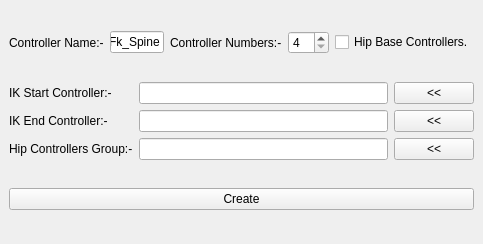
<?xml version="1.0" encoding="UTF-8"?>
<ui version="4.0">
 <class>FkInIkSpineWindow</class>
 <widget class="QMainWindow" name="FkInIkSpineWindow">
  <property name="geometry">
   <rect>
    <x>0</x>
    <y>0</y>
    <width>483</width>
    <height>244</height>
   </rect>
  </property>
  <property name="windowTitle">
   <string>fk in ik spine</string>
  </property>
  <widget class="QWidget" name="centralwidget">
   <layout class="QGridLayout" name="gridLayout_3">
    <item row="0" column="0">
     <layout class="QGridLayout" name="gridLayout_2">
      <item row="0" column="4">
       <widget class="QCheckBox" name="fkInIkSp_hipBase_cBox">
        <property name="text">
         <string>Hip Base Controllers.</string>
        </property>
       </widget>
      </item>
      <item row="0" column="2">
       <widget class="QLabel" name="label_5">
        <property name="text">
         <string>Controller Numbers:-</string>
        </property>
       </widget>
      </item>
      <item row="0" column="1">
       <widget class="QLineEdit" name="fkInIkSp_ctlName_LE">
        <property name="text">
         <string>Fk_Spine</string>
        </property>
       </widget>
      </item>
      <item row="0" column="3">
       <widget class="QSpinBox" name="fkInIkSp_ctlNum_spbx">
        <property name="minimum">
         <number>4</number>
        </property>
       </widget>
      </item>
      <item row="0" column="0">
       <widget class="QLabel" name="label_2">
        <property name="text">
         <string>Controller Name:-</string>
        </property>
       </widget>
      </item>
     </layout>
    </item>
    <item row="1" column="0">
     <layout class="QGridLayout" name="gridLayout">
      <item row="1" column="0">
       <widget class="QLabel" name="label_3">
        <property name="text">
         <string>IK End Controller:-</string>
        </property>
       </widget>
      </item>
      <item row="2" column="2">
       <widget class="QPushButton" name="fkInIkSp_HipCtls_btn">
        <property name="text">
         <string>&lt;&lt;</string>
        </property>
       </widget>
      </item>
      <item row="1" column="2">
       <widget class="QPushButton" name="fkInIkSp_EndCtl_btn">
        <property name="text">
         <string>&lt;&lt;</string>
        </property>
       </widget>
      </item>
      <item row="2" column="1">
       <widget class="QLineEdit" name="fkInIkSp_HipCtls_LE"/>
      </item>
      <item row="0" column="1">
       <widget class="QLineEdit" name="fkInIkSp_StartCtl_LE"/>
      </item>
      <item row="0" column="2">
       <widget class="QPushButton" name="fkInIkSp_StartCtl_btn">
        <property name="text">
         <string>&lt;&lt;</string>
        </property>
       </widget>
      </item>
      <item row="0" column="0">
       <widget class="QLabel" name="label">
        <property name="text">
         <string>IK Start Controller:-</string>
        </property>
       </widget>
      </item>
      <item row="2" column="0">
       <widget class="QLabel" name="label_4">
        <property name="text">
         <string>Hip Controllers Group:-</string>
        </property>
       </widget>
      </item>
      <item row="1" column="1">
       <widget class="QLineEdit" name="fkInIkSp_EndCtl_LE"/>
      </item>
     </layout>
    </item>
    <item row="2" column="0">
     <widget class="QPushButton" name="fkInIkSp_create_btn">
      <property name="text">
       <string>Create</string>
      </property>
     </widget>
    </item>
   </layout>
  </widget>
 </widget>
 <resources/>
 <connections/>
</ui>
